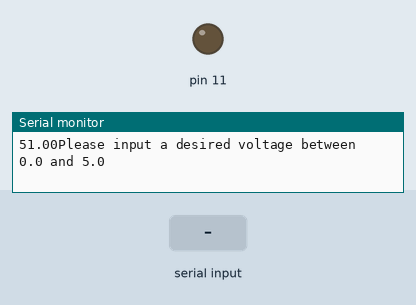
Recording of a sketch running on a simulated Arduino Uno, built with avr-gcc and run on an emulated ATmega328P. Shown: output pins drawn as LEDs (lit = HIGH), the last lines printed to the serial monitor. The inputs (shaded band) are chosen by the test bench.

Above: at 1.2 s.
1.3 s: "90,45\n" received over Serial
At 1.31 s:
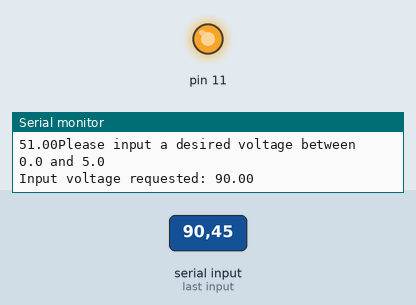
2.8 s: "1,90\n" received over Serial
At 2.81 s:
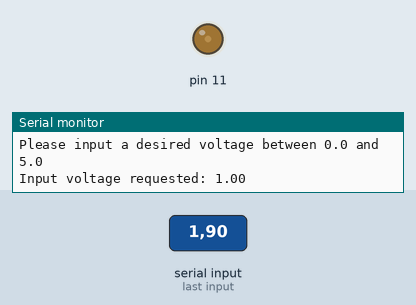
4.3 s: "90\n" received over Serial
At 4.7 s:
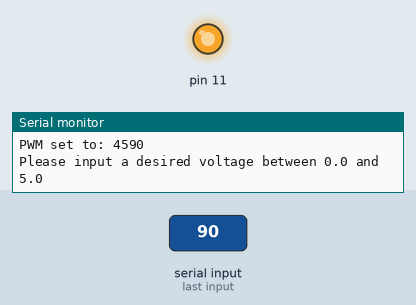
Timing chart, 0 to 7.3 s (numbered marks = the images above; inputs shaded):
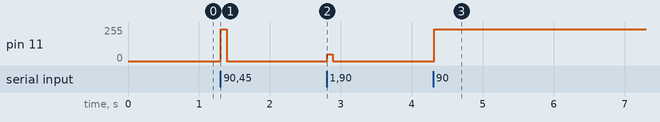

The sketch:

PWM.ino
```cpp
float scaleFactor = 255/5.0;
void setup() {
  // put your setup code here, to run once:
  pinMode(11,OUTPUT);
  Serial.begin(9600);
  Serial.print(scaleFactor);
}

void loop() {
  // put your main code here, to run repeatedly:
    Serial.println("Please input a desired voltage between 0.0 and 5.0");
Serial.setTimeout(10);
while(!Serial.available());
  float userRequest = Serial.parseFloat();
  Serial.parseFloat();
  Serial.println("Input voltage requested: " + String(userRequest));
  float analogValue = userRequest * scaleFactor;
   Serial.println("PWM set to: " + String((int)analogValue));
   analogWrite(11, analogValue);

}
```

Measured:
- after the input at 1.3 s, pin 11: 0/255 → 238/255 at once, → 0/255 0.09 s later
- after the input at 2.8 s, pin 11: 0/255 → 51/255 at once, → 0/255 0.08 s later
- after the input at 4.3 s, pin 11: 0/255 → 238/255 at once
